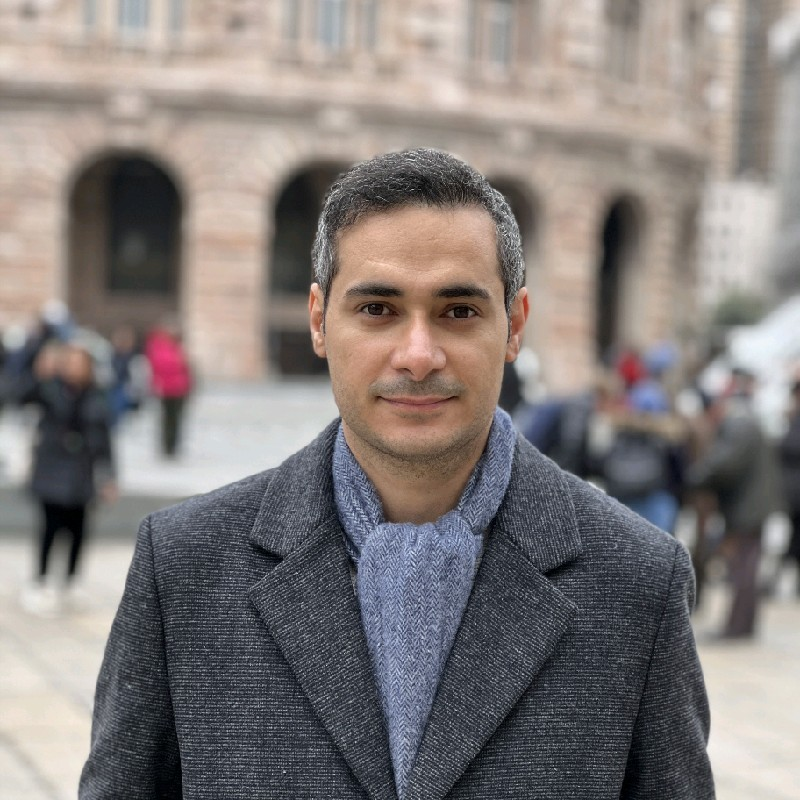
#> input picture navidPic.jpg, 800 x 800 px
$ python app1.py
#> lines starting #> are read from the running program, lines starting #| are printed output that depends on the picture
import numpy as np
import cv2 as cv
from  matplotlib import pyplot as plt

img_gray = cv.imread('navidPic.jpg',cv.IMREAD_GRAYSCALE)
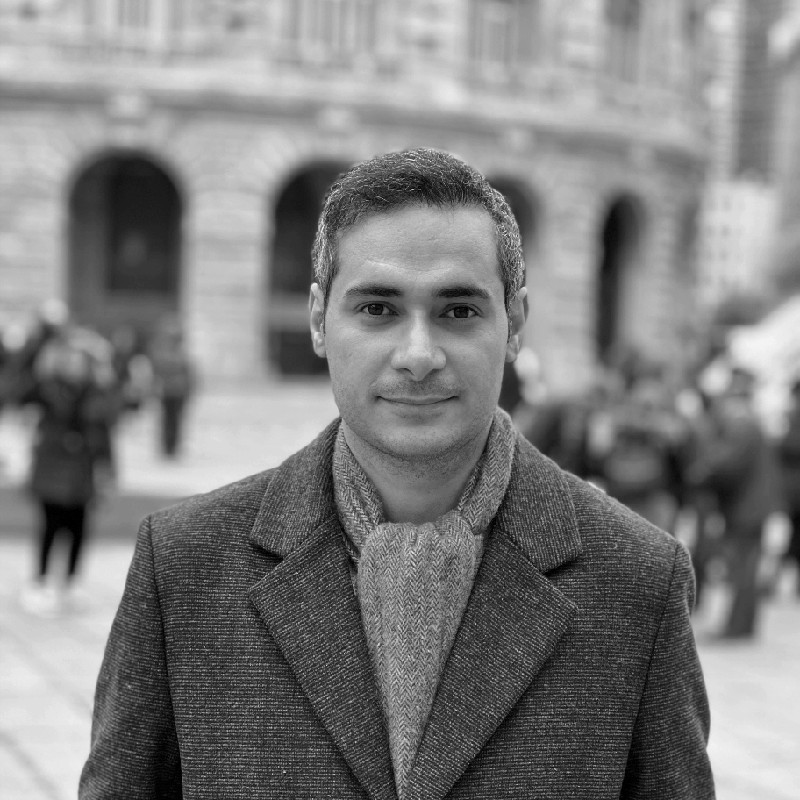
#> img_gray: shape (800, 800); min 0, max 245, mean 126.9
img_color = cv.imread('navidPic.jpg',cv.IMREAD_COLOR)
#> img_color is the input picture: shape (800, 800, 3); mean B, G, R 123.2, 125.1, 131.7

# cv.IMREAD_GRAYSCALE == 0 = gray color
# cv.INREAD_COLOR == 1  => for having image with colors
# cv.IMREAD_UNCHANGED == -1 => get the pic with original color + alpha

# show and save img without matplotlib
# cv.imshow('IMAGE GRAY DISPLAY', img_gray)
cv.imshow('IMAGE COLOR DISPLAY', img_color)
cv.waitKey(0)
cv.destroyAllWindows()
cv.imwrite('save1_g_.jpg', img_gray)


# plt.imshow(img_gray, cmap = 'gray', interpolation = 'bicubic')
plt.imshow(img_color, interpolation = 'bicubic')
# for removing rulers on pics
plt.xticks([]), plt.yticks([])
# create a line on
plt.plot([50,100],[100,200], 'c', linewidth = 5)
plt.show()
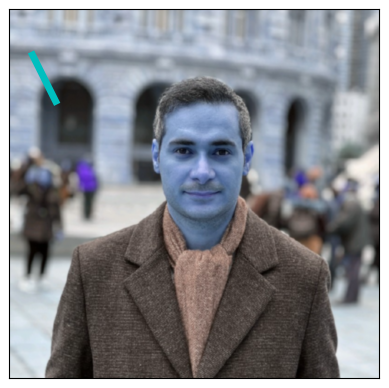
#> figure drawn by matplotlib, 1 panel; B, G, R data is drawn as R, G, B

# RGB
# openCV => BGR
# RGBA, BGRA
